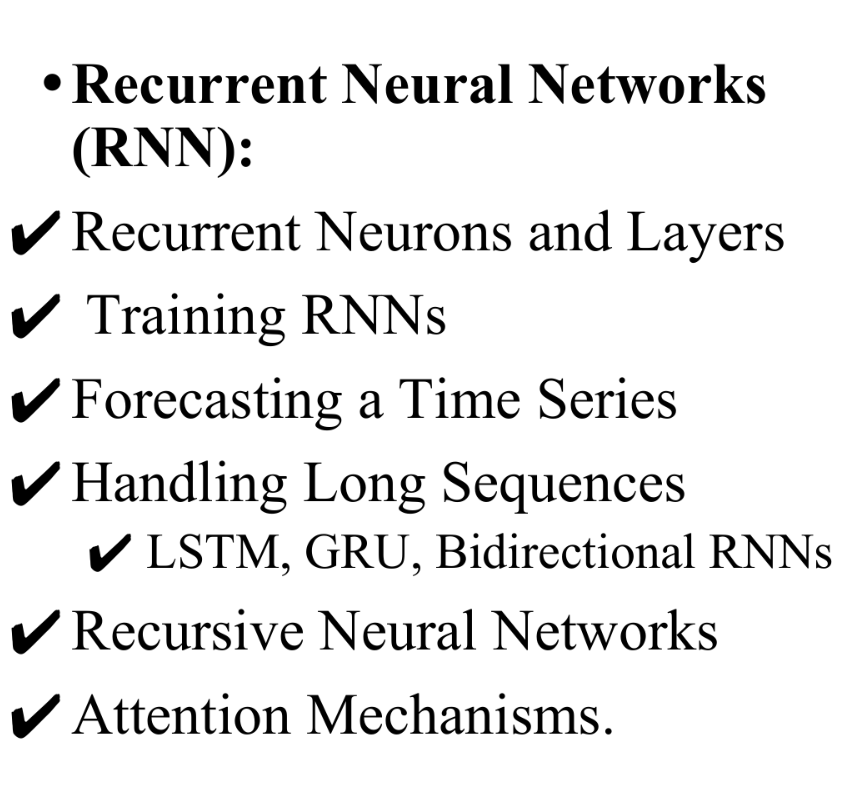
#> input picture image.png, 865 x 796 px
$ jupyter execute preprocess.ipynb
#> lines starting #> are read from the running program, lines starting #| are printed output that depends on the picture; after the words box and inside, x2 and y2 are one past the last pixel; in counts of white or black regions, pixels touching at a corner belong together
[cell 1]
import cv2
import numpy as np
import matplotlib.pyplot as plt

[cell 2]
image = cv2.imread('image.png')
#> image is the input picture: shape (796, 865, 3); min 0, max 255, mean 233.7

if image is None:
    raise FileNotFoundError("The image file was not found.")
print(image.shape)
#| (796, 865, 3)
plt.imshow(image)

[cell 3]
gray_scaled_image = cv2.cvtColor(image , cv2.COLOR_BGR2GRAY)


plt.imshow(gray_scaled_image ,cmap='gray')

[cell 4]
blurred = cv2.GaussianBlur(gray_scaled_image , (3,3) ,0)

plt.imshow(blurred , cmap='grey')

[cell 5]
binary = cv2.adaptiveThreshold(
    blurred,
    255,
    cv2.ADAPTIVE_THRESH_MEAN_C,
    cv2.THRESH_BINARY_INV,
    15,
    1
)
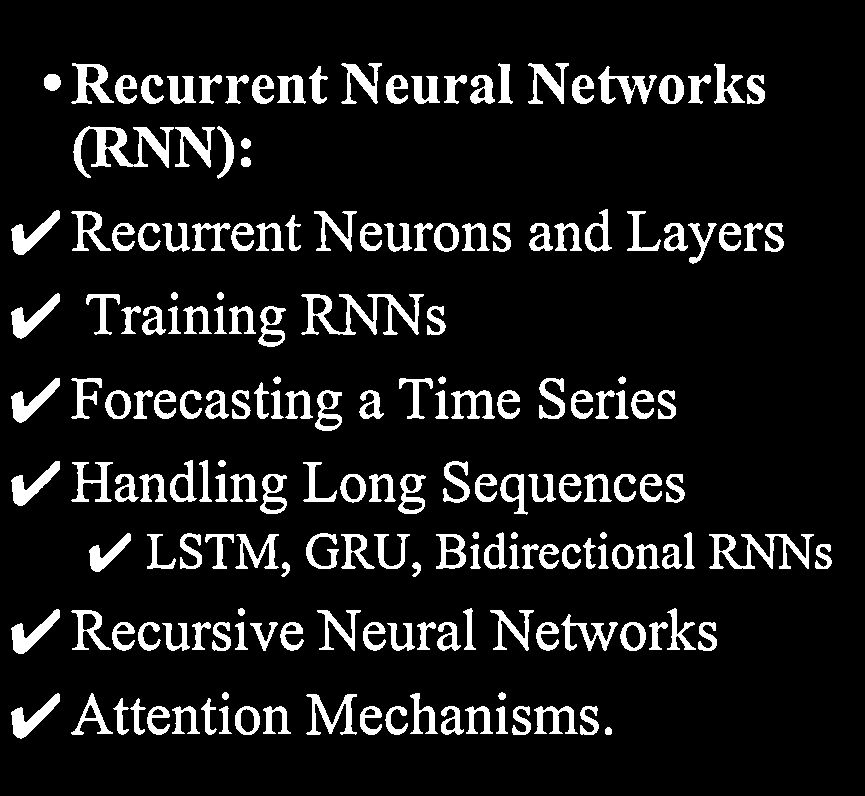
#> binary: shape (796, 865); 10.3% white; 190 white regions, largest, box (x1, y1, x2, y2) and area: (73, 126, 174, 178) 1845, (301, 294, 424, 335) 1814, (709, 534, 814, 569) 1417


plt.imshow(binary , cmap='grey')

[cell 6]
kernel = np.ones((3, 3), np.uint8)

fig, axes = plt.subplots(1, 3, figsize=(15, 5))

# Original
axes[0].imshow(binary, cmap='gray')
axes[0].set_title("Original Binary")
axes[0].axis("off")

# Erosion
eroded = cv2.erode(binary, kernel, iterations=1)
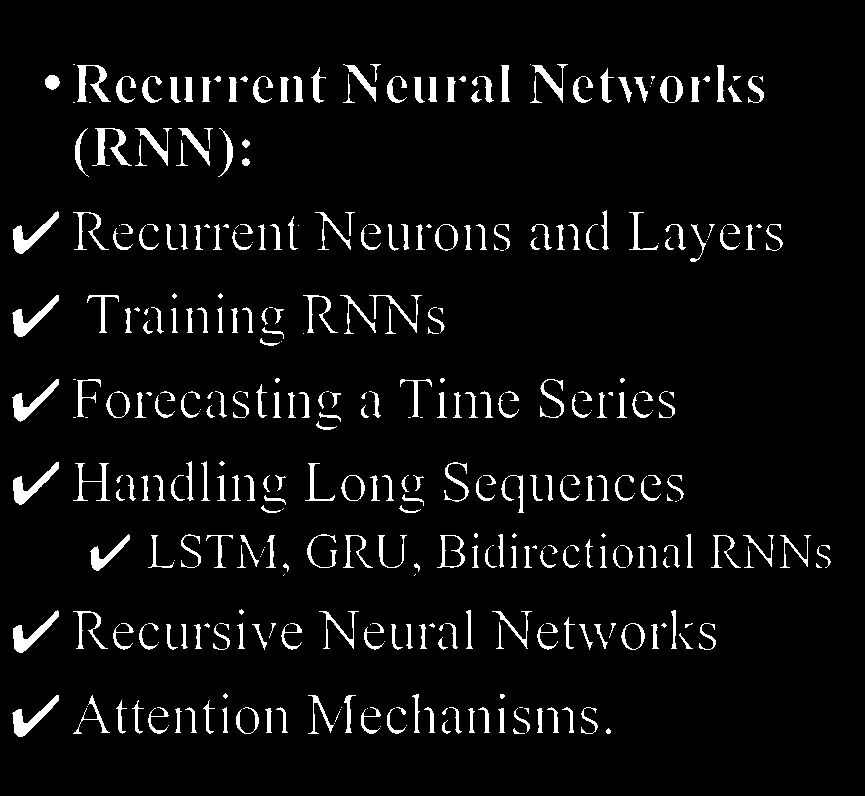
#> eroded: shape (796, 865); 5.3% white; 383 white regions (96 under 20 px), largest, box (x1, y1, x2, y2) and area: (13, 211, 59, 254) 585, (13, 610, 59, 653) 584, (12, 295, 59, 337) 583
axes[1].imshow(eroded, cmap='gray')
axes[1].set_title("Eroded")
axes[1].axis("off")

# Dilation
dilated = cv2.dilate(eroded, kernel, iterations=1)
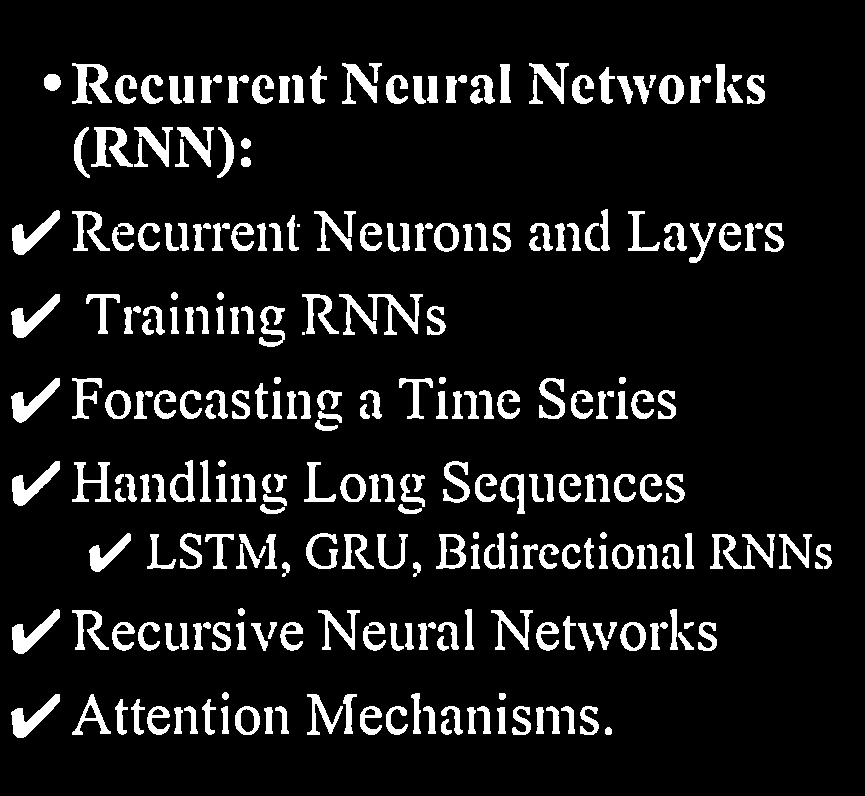
#> dilated: shape (796, 865); 9.9% white; 281 white regions (2 under 20 px), largest, box (x1, y1, x2, y2) and area: (91, 127, 133, 167) 813, (72, 63, 112, 104) 807, (12, 210, 60, 255) 797
axes[2].imshow(dilated, cmap='gray')
axes[2].set_title("Dilated")
axes[2].axis("off")

plt.tight_layout()
plt.show()
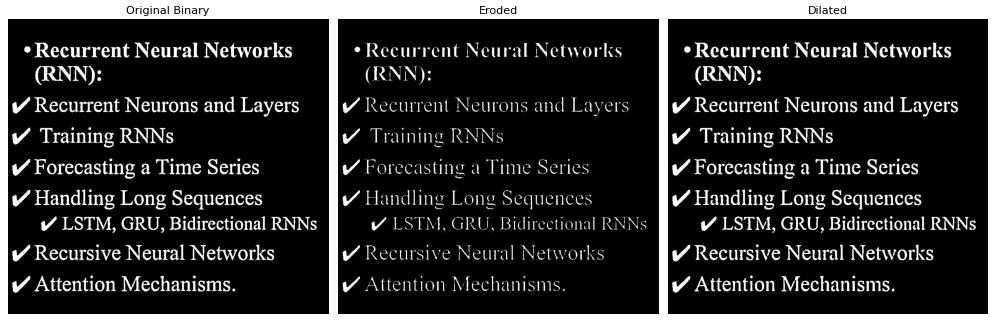
#> figure drawn by matplotlib, 3 panels
